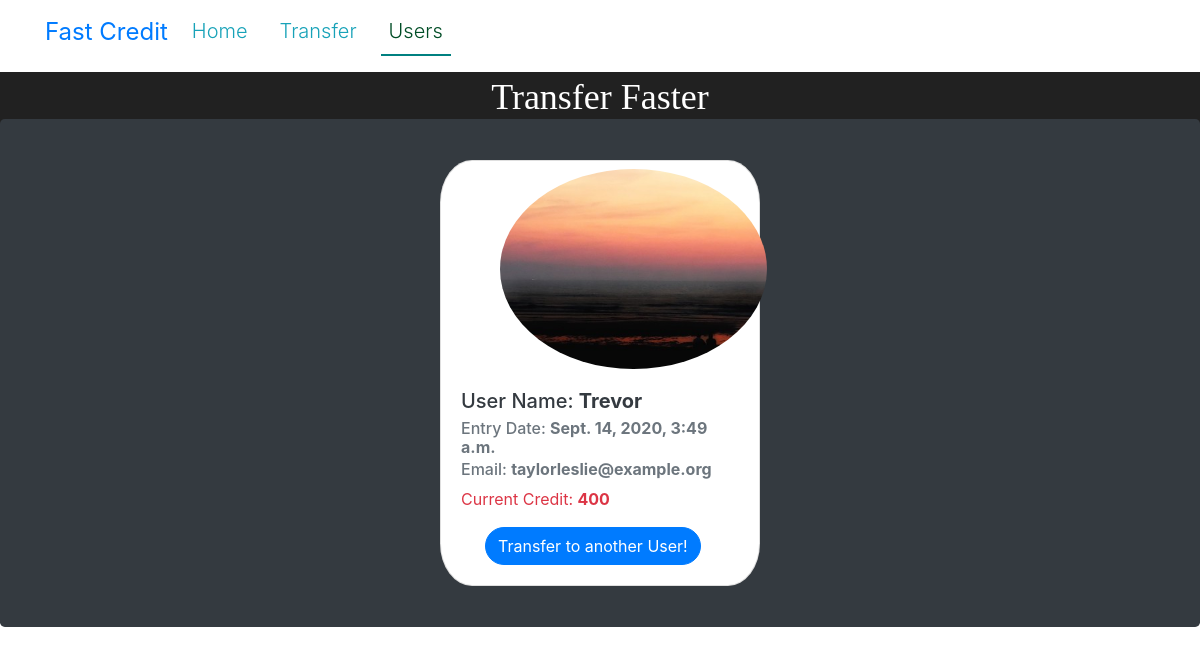
The page /users/2 on the database as committed earlier.
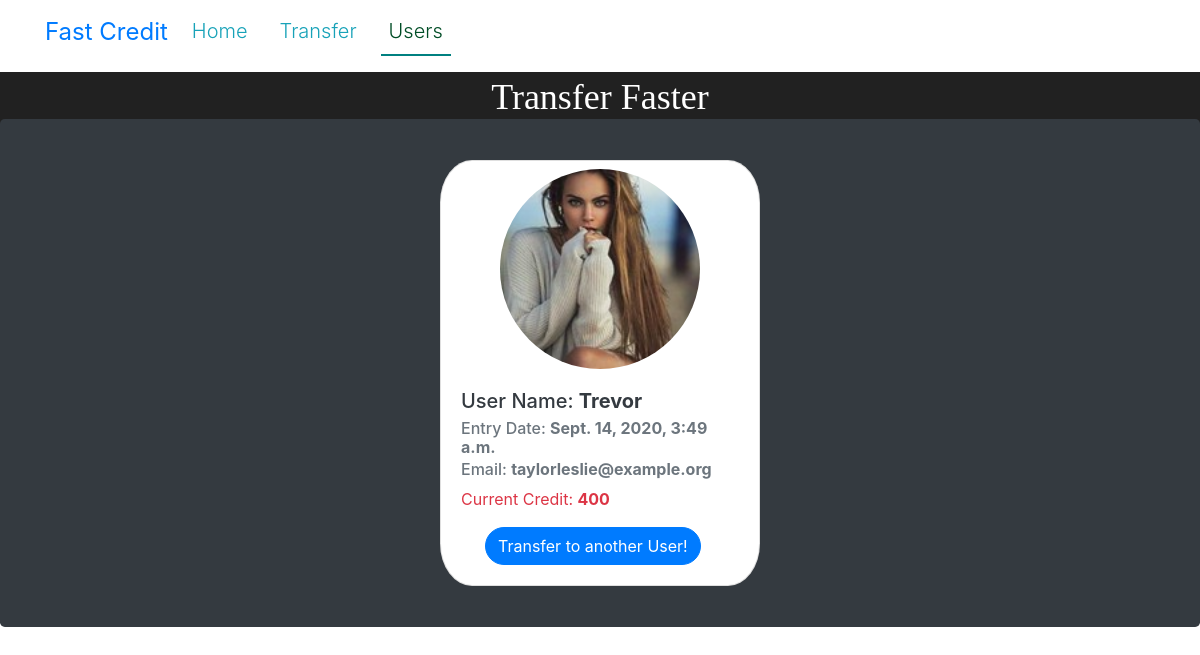
The same page on the database as committed later.
### creditApp/models.py (models this page shows, shortened)
class User_table(models.Model):
    username = models.CharField(max_length=200)
    email = models.EmailField()
    currentCredit = models.IntegerField()
    date_added = models.DateTimeField(default=datetime.now , blank= True)
    id = models.AutoField(primary_key=True)
    image = models.ImageField(upload_to="photos/%Y/%m/%d")

### creditApp/views.py (the view)
# urls.py: path('<int:id>',views.get_individual,name='individual'),
def  get_individual(request,id):
    individual = get_object_or_404(User_table,pk=id)
    context={
        'individual': individual
    }
    return render(request,'creditApp/individual.html',context=context)

### creditApp/templates/creditApp/individual.html
{% extends 'creditApp/base.html'%}
{% block content %}
<div class="jumbotron  bg-dark " style="margin: -2% 0% -3% 0%;">
    <div class="card mx-auto" style="width: 20rem;margin: -2% 0% -2% 0%;border-radius: 10%; ">
        <div class="rec-circle mx-auto mt-2">
            <img  src="{{individual.image.url}}" class="card-img-top " alt="">
        </div>
        <div class="card-body">
          <h5 class="card-title text-dark " >User Name: <span class="font-weight-bolder">{{individual.username}}</span></h5>
          <h6 class="card-subtitle mb-2 text-muted">Entry Date: <span  class="font-weight-bolder">{{individual.date_added}}</span></h6>
          <h6 class="card-subtitle mb-2 text-muted">Email:  <span class="font-weight-bolder">{{individual.email}}</span></h6>
          <p class="card-text text-danger ">Current Credit: <span  class="font-weight-bolder" >{{individual.currentCredit}}</span></p>
          <a href="# " class="btn btn-primary mx-4 rounded-pill lead">Transfer to another User!</a>
        </div>
      </div>
</div>
{% endblock %}

### creditApp/templates/creditApp/base.html (shortened to what this page needs)
{% load static %}
<!DOCTYPE html>
<html lang="en">
<head>
    <link rel="stylesheet" href="{% static 'creditApp/main.css'%}">
    <link rel="stylesheet" href="https://stackpath.bootstrapcdn.com/bootstrap/4.5.2/css/bootstrap.min.css">
</head>
<body>
      <nav class="navbar  navbar-expand-lg ">
        <div class="container">
        <a class="navbar-brand" href="#" style="font-size: 2vw;">
          Fast Credit
        </a>
        <div class="collapse navbar-collapse" id="navbarNav">
          <ul class="navbar-nav mr-auto">
            <li   class="nav-item mr-3 ">
              {% if '/' ==  request.path %}
              <a class="nav-link  lead custom-active" href="{% url 'Home' %}">Home <span class="sr-only">(current)</span></a>
             {%else%}
             <a class="nav-link  lead text-info" href="{% url 'Home' %}">Home <span class="sr-only">(current)</span></a>
             {%endif%}
            </li>
            <li  class="nav-item mr-3 ">
              {% if 'transaction' in  request.path %}
              <a class="nav-link lead custom-active " href="{% url 'transaction' %}">Transfer</a>
             {%else%}
             <a class="nav-link lead text-info " href="{% url 'transaction' %}">Transfer</a>
             {%endif%}
            </li>
            <li class="nav-item mr-3 ">
              {% if 'users' in  request.path %}
               <a class="nav-link lead custom-active " href="{% url 'creditApp:users' %}" >Users</a>
              {%else%}
              <a class="nav-link lead  text-info" href="{% url 'creditApp:users' %}" >Users</a>
              {%endif%}
            </li>
          </ul>
        </div>
      </div>
      </nav>
      <head>
      <div class="banner" style="margin-top: 8px;">
        <span class="lead" style="font-size:3vw;font-family: 'Dancing Script', cursive;"> Transfer Faster </span>
    </div>
  </head>
    {% block content %}
    {% endblock %}
</body>
</html>

### creditApp/static/creditApp/main.css (style rules this page uses)
.banner { color: #fff; background-color: #212121; width: 100%; border-bottom: 1px solid #41414141; box-sizing: border-box; align-items: center; line-height: 1.4; height: 71px; padding: 0 24px; font-family: Roboto, sans-serif; text-align: center; }
.custom-active { color: #004d26; border-bottom: 2px solid #008080; }
.rec-circle { width: 200px; height: 200px; }
.rec-circle img { width: auto; border-radius: 50%; height: 100%; }

Rows that differ between the two databases and show on the page:
changed User_table "Trevor": image: a different picture
